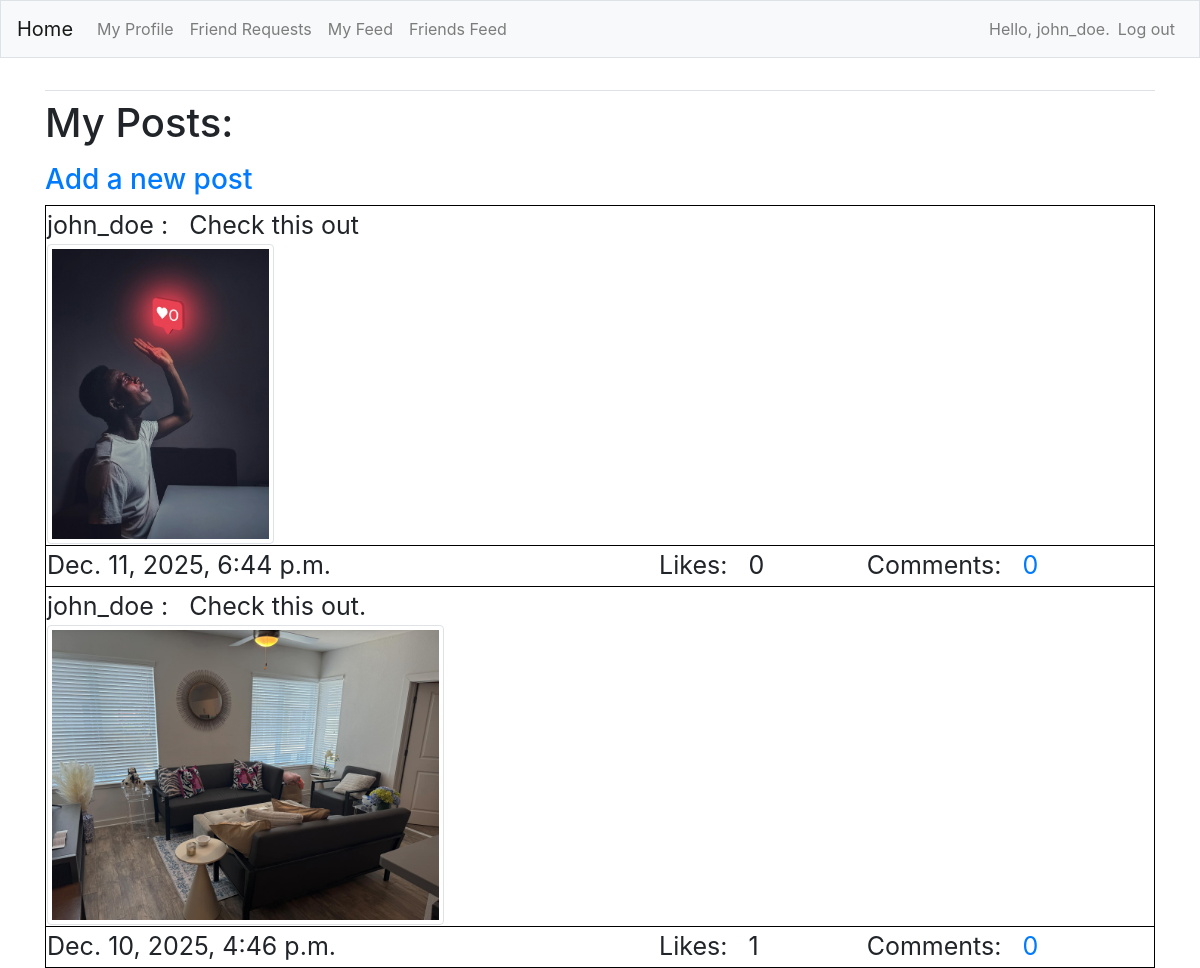
The app's page /myfeed/ (signed in) with its own data.
### FeedApp/models.py (models this page shows)
class Post(models.Model):
    description = models.CharField(max_length=255, blank=True)
    username = models.ForeignKey(User, on_delete=models.CASCADE)
    image = models.ImageField(upload_to='images', blank=True)
    date_posted = models.DateTimeField(auto_now_add=True)
    def __str__(self):
        return self.description

### FeedApp/views.py (the view)
# urls.py: path('myfeed/', views.myfeed, name='myfeed'),
@login_required
def myfeed(request):
    comment_count_list = []
    like_count_list = []
    posts = Post.objects.filter(username=request.user).order_by('-date_posted')
    for p in posts:
        c_count = Comment.objects.filter(post=p).count()
        l_count = Like.objects.filter(post=p).count()
        comment_count_list.append(c_count)
        like_count_list.append(l_count)
    zipped_list = zip(posts, comment_count_list, like_count_list)
    context = {'posts':posts, 'zipped_list':zipped_list}
    return render(request, 'FeedApp/myfeed.html', context)

### FeedApp/templates/FeedApp/myfeed.html (shortened to what this page needs)
{% extends "FeedApp/base.html" %}
{% load bootstrap4 %}
{% block content %}
<h1>
    <p>My Posts:</p>
</h1>
<h3><a href="{% url 'FeedApp:new_post' %}">Add a new post</a> </h3>
<table style="font-size: 25px;width: 100%;">
    {% for p,c,l in zipped_list %}
    <tr style="border: 1px solid black;padding: 6px;">
        <td>
            {{ p.username }} : &nbsp {{ p }} <br>
            {% if p.image %}
            <img src="{{ p.image.url }}" class="img-thumbnail" style="max-height:300px" alt="">
            {% endif %}
        </td>
    <tr style="border: 1px solid black;padding: 6px;">
        <td>{{ p.date_posted }}</td>
        <td>Likes: &nbsp {{ l }} &nbsp&nbsp&nbsp</td>
        <td>
            Comments: &nbsp
            <a href="{% url 'FeedApp:comments' p.id %}">{{ c }}</a>
        </td>
    </tr>
    {% endfor %}
</table>
{% endblock content %}

### FeedApp/templates/FeedApp/base.html (shortened to what this page needs)
{% load bootstrap4 %}
<!doctype html>
<html lang="en">
<head>
    {% bootstrap_css %}
</head>
<body>
    <nav class="navbar navbar-expand-md navbar-light bg-light mb-4 border">
        <a class="navbar-brand" href="{% url 'FeedApp:index'%}">
            Home</a>
        <div class="collapse navbar-collapse" id="navbarCollapse">
            <ul class="navbar-nav mr-auto">
                <li class="nav-item">
                    <a class="nav-link" href="{% url 'FeedApp:profile' %}">My Profile</a>
                </li>
                <li class="nav-item">
                    <a class="nav-link" href="{% url 'FeedApp:friends' %}">Friend Requests</a>
                </li>
                <li class="nav-item">
                    <a class="nav-link" href="{% url 'FeedApp:myfeed' %}">My Feed</a>
                </li>
                <li class="nav-item">
                    <a class="nav-link" href="{% url 'FeedApp:friendsfeed' %}">Friends Feed</a>
                </li>
            </ul>
            <ul class="navbar-nav ml-auto">
                {% if user.is_authenticated %}
                <li class="nav-item">
                    <span class="navbar-text">Hello, {{ user.username }}.</span>
                </li>
                <li class="nav-item">
                    <a class="nav-link" href="{% url 'users:logout' %}">Log out</a>
                </li>
                {% endif %}
            </ul>
        </div>
    </nav>
    <main role="main" class="container">
        <div class="pb-2 mb-2 border-bottom">
        </div>
        <div>
            {% block content %}{% endblock content %}
        </div>
    </main>
</body>
</html>

### records on screen
Post: username "john_doe", description "Check this out", image (picture), date_posted "Dec. 11, 2025, 6:44 p.m.", l "0", c "0"
Post: username "john_doe", description "Check this out.", image (picture), date_posted "Dec. 10, 2025, 4:46 p.m.", l "1", c "0"

### other values on screen
{{ user.username }} "john_doe"
